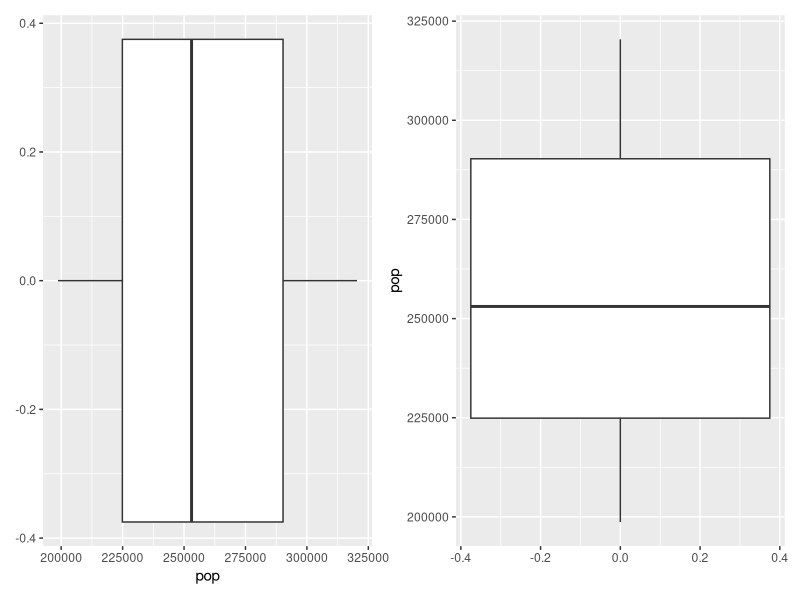
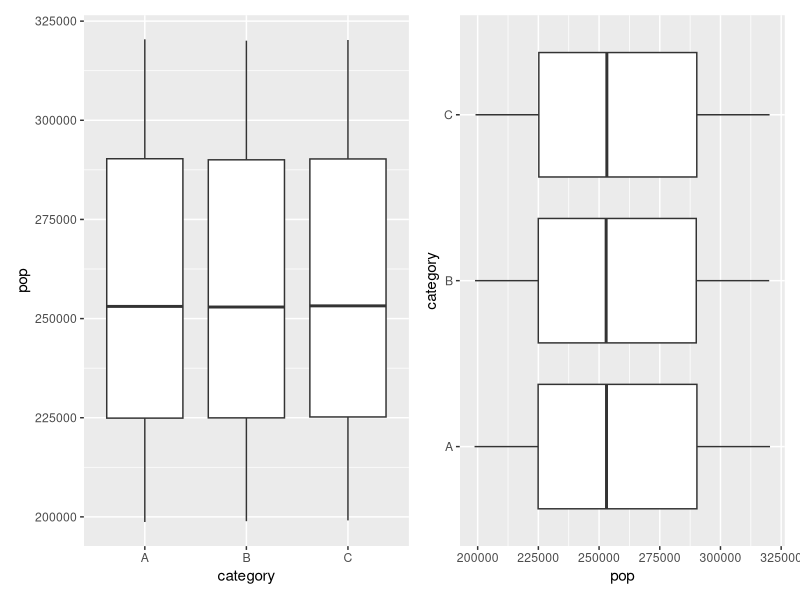
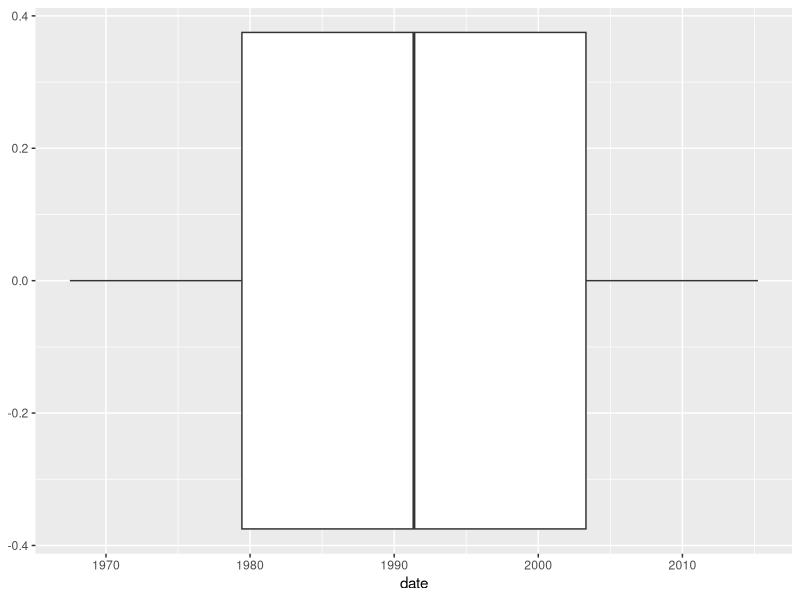
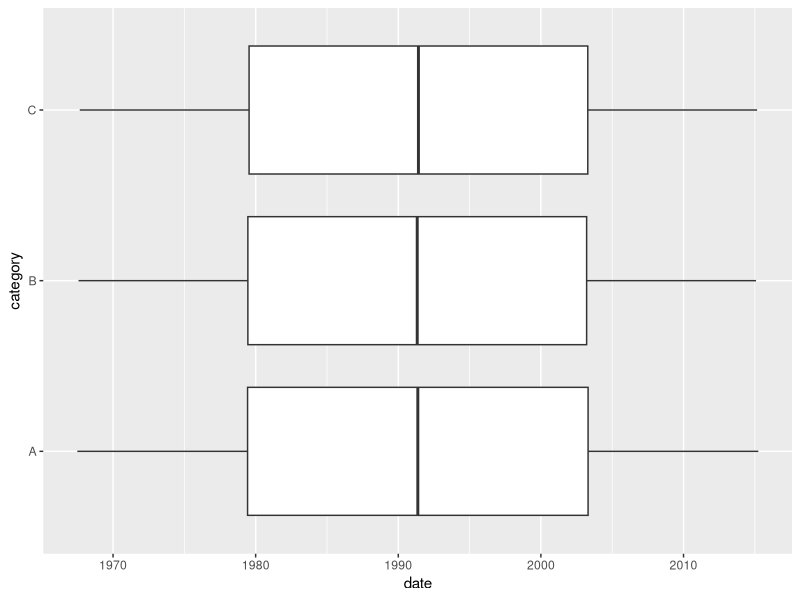
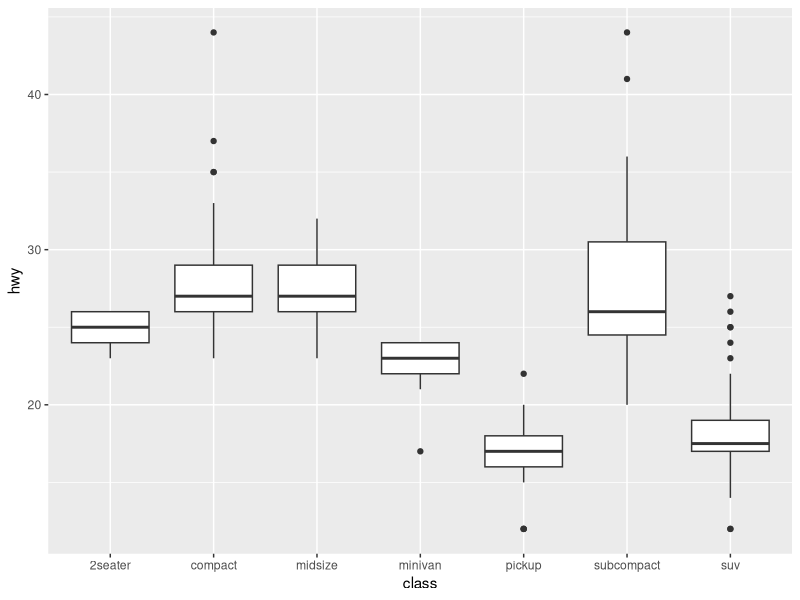

Generate these figures, in order, with R:
## ---- chunk 1
#| echo: false
library(ggplot2)
library(dplyr)
library(patchwork)

economics <- economics |>
  mutate(category = rep(c("A", "B", "C"), length.out = n()))
head(economics)
## ---- chunk 2
continuous_single_aes_horizontal <- ggplot(economics, aes(pop)) + 
  geom_boxplot(outliers=TRUE)
continuous_single_aes_vertical <- ggplot(economics, aes(y=pop)) + 
  geom_boxplot(outliers=TRUE)

continuous_single_aes_horizontal + continuous_single_aes_vertical
## ---- chunk 3
classic_horizontal <- ggplot(economics, aes(x=category, y=pop)) + 
  geom_boxplot(outliers=TRUE)
classic_vertical <- ggplot(economics, aes(x=pop, y=category)) + 
  geom_boxplot(outliers=TRUE)

classic_horizontal + classic_vertical
## ---- chunk 4
ggplot(economics, aes(x=date)) + 
  geom_boxplot(outliers=TRUE)
## ---- chunk 5
ggplot(economics, aes(x=date, y=category)) + 
  geom_boxplot(outliers=TRUE)
## ---- chunk 6
p <- ggplot(mpg, aes(class, hwy))
p + geom_boxplot()
